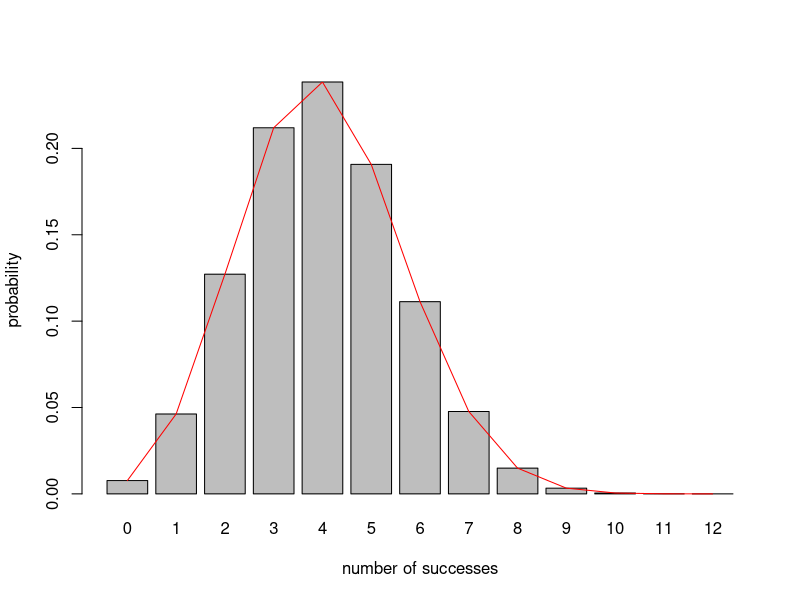

R code for this plot:
library(vcd)
# distributions
set.seed(12345)
k <- 0:12
Pk <- dbinom(k, 12, 1/3)
b <- barplot(Pk, names.arg = k
             , xlab = "number of successes"
             , ylab = "probability")
lines(x = b, y = Pk, col = "red")

Weldon_df <- as.data.frame(WeldonDice)
# collapse last three cols of simulated set
Pk <- c(Pk[1:10], sum(Pk[11:13]))
Exp <- round(26306 * Pk, 5) # expected
Diff <- Weldon_df$Freq - Exp
Chisq <- Diff^2/Exp
data.frame(Weldon_df, prob = round(Pk, 5), Exp, Diff, Chisq)

